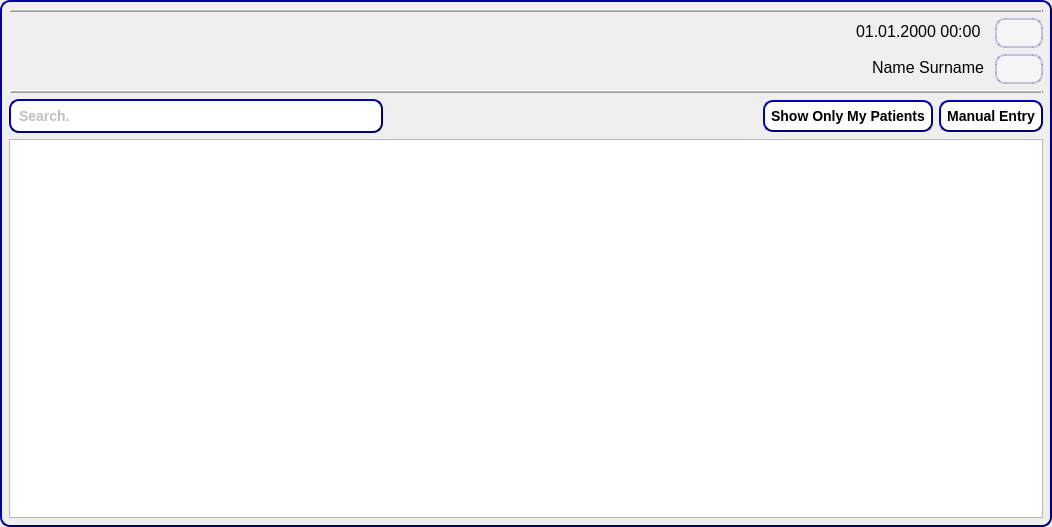
<?xml version="1.0" encoding="UTF-8"?>
<ui version="4.0">
 <class>MainWindow</class>
 <widget class="QMainWindow" name="MainWindow">
  <property name="geometry">
   <rect>
    <x>0</x>
    <y>0</y>
    <width>1052</width>
    <height>527</height>
   </rect>
  </property>
  <property name="minimumSize">
   <size>
    <width>96</width>
    <height>0</height>
   </size>
  </property>
  <property name="maximumSize">
   <size>
    <width>16777215</width>
    <height>16777215</height>
   </size>
  </property>
  <property name="cursor">
   <cursorShape>ArrowCursor</cursorShape>
  </property>
  <property name="windowTitle">
   <string>E-Triyaj</string>
  </property>
  <property name="windowIcon">
   <iconset>
    <normaloff>../logo/logo.png</normaloff>../logo/logo.png</iconset>
  </property>
  <property name="styleSheet">
   <string notr="true">#MainWindow
{

background-image: url(:);
background-repeat: no-repeat;
background-position: center;

    border-style: outset;
    border-width: 2px;
    border-radius: 10px;
    border-color: rgb(0, 0, 120);
    min-width: 5em;
    padding: 6px;
}</string>
  </property>
  <widget class="QWidget" name="centralwidget">
   <layout class="QGridLayout" name="gridLayout">
    <item row="0" column="0">
     <widget class="Line" name="line_2">
      <property name="styleSheet">
       <string notr="true">color: rgb(85, 85, 255);</string>
      </property>
      <property name="frameShadow">
       <enum>QFrame::Raised</enum>
      </property>
      <property name="lineWidth">
       <number>2</number>
      </property>
      <property name="midLineWidth">
       <number>1</number>
      </property>
      <property name="orientation">
       <enum>Qt::Horizontal</enum>
      </property>
     </widget>
    </item>
    <item row="1" column="0">
     <layout class="QHBoxLayout" name="headerHorizontalLayout">
      <item>
       <spacer name="horizontalSpacer_2">
        <property name="orientation">
         <enum>Qt::Horizontal</enum>
        </property>
        <property name="sizeType">
         <enum>QSizePolicy::Minimum</enum>
        </property>
        <property name="sizeHint" stdset="0">
         <size>
          <width>5</width>
          <height>20</height>
         </size>
        </property>
       </spacer>
      </item>
      <item>
       <widget class="QLabel" name="eTriageLogo">
        <property name="sizePolicy">
         <sizepolicy hsizetype="Preferred" vsizetype="Preferred">
          <horstretch>0</horstretch>
          <verstretch>0</verstretch>
         </sizepolicy>
        </property>
        <property name="maximumSize">
         <size>
          <width>341</width>
          <height>81</height>
         </size>
        </property>
        <property name="styleSheet">
         <string notr="true">background-color: transparent;</string>
        </property>
        <property name="text">
         <string/>
        </property>
        <property name="textFormat">
         <enum>Qt::AutoText</enum>
        </property>
        <property name="pixmap">
         <pixmap>../logo/e-triage.png</pixmap>
        </property>
        <property name="scaledContents">
         <bool>true</bool>
        </property>
        <property name="wordWrap">
         <bool>true</bool>
        </property>
       </widget>
      </item>
      <item>
       <spacer name="horizontalSpacer">
        <property name="orientation">
         <enum>Qt::Horizontal</enum>
        </property>
        <property name="sizeHint" stdset="0">
         <size>
          <width>40</width>
          <height>20</height>
         </size>
        </property>
       </spacer>
      </item>
      <item>
       <layout class="QVBoxLayout" name="verticalLayout">
        <item>
         <widget class="QDateTimeEdit" name="dateTimeEdit">
          <property name="enabled">
           <bool>false</bool>
          </property>
          <property name="sizePolicy">
           <sizepolicy hsizetype="Fixed" vsizetype="Fixed">
            <horstretch>0</horstretch>
            <verstretch>0</verstretch>
           </sizepolicy>
          </property>
          <property name="font">
           <font>
            <pointsize>12</pointsize>
           </font>
          </property>
          <property name="autoFillBackground">
           <bool>false</bool>
          </property>
          <property name="styleSheet">
           <string notr="true">background-color: qlineargradient(spread:pad, x1:0, y1:0, x2:1, y2:1, stop:0 rgba(0, 0, 0, 0), stop:1 rgba(255, 255, 255, 255));
color: rgb(0, 0, 0);</string>
          </property>
          <property name="frame">
           <bool>false</bool>
          </property>
          <property name="alignment">
           <set>Qt::AlignRight|Qt::AlignTrailing|Qt::AlignVCenter</set>
          </property>
          <property name="buttonSymbols">
           <enum>QAbstractSpinBox::NoButtons</enum>
          </property>
          <property name="keyboardTracking">
           <bool>false</bool>
          </property>
          <property name="displayFormat">
           <string>dd.MM.yyyy HH:mm</string>
          </property>
         </widget>
        </item>
        <item>
         <widget class="QLabel" name="nameSurname_label">
          <property name="font">
           <font>
            <pointsize>12</pointsize>
           </font>
          </property>
          <property name="text">
           <string>Name Surname</string>
          </property>
          <property name="alignment">
           <set>Qt::AlignRight|Qt::AlignTrailing|Qt::AlignVCenter</set>
          </property>
         </widget>
        </item>
       </layout>
      </item>
      <item>
       <spacer name="horizontalSpacer_3">
        <property name="orientation">
         <enum>Qt::Horizontal</enum>
        </property>
        <property name="sizeType">
         <enum>QSizePolicy::Minimum</enum>
        </property>
        <property name="sizeHint" stdset="0">
         <size>
          <width>5</width>
          <height>20</height>
         </size>
        </property>
       </spacer>
      </item>
      <item>
       <layout class="QVBoxLayout" name="verticalLayout_2">
        <item>
         <widget class="QPushButton" name="exitButton">
          <property name="toolTip">
           <string>Exit</string>
          </property>
          <property name="styleSheet">
           <string notr="true">#exitButton
{
    background-color:  rgb(255,255,255,100);
    border-style: outset;
    border-width: 2px;
    border-radius: 10px;
    border-color: rgb(0, 0, 120,50);
    min-width: 1em;
    padding: 6px;

}
QPushButton:pressed
 {
    background-color: rgb(0, 0, 150);
    border-style: inset;
}</string>
          </property>
          <property name="text">
           <string/>
          </property>
          <property name="icon">
           <iconset>
            <normalon>../logo/power-off.png</normalon>
           </iconset>
          </property>
         </widget>
        </item>
        <item>
         <widget class="QPushButton" name="logout_button">
          <property name="toolTip">
           <string>Log Out</string>
          </property>
          <property name="styleSheet">
           <string notr="true">#logout_button
{
    background-color:  rgb(255,255,255,100);
    border-style: outset;
    border-width: 2px;
    border-radius: 10px;
    border-color: rgb(0, 0, 120,50);
    min-width: 1em;
    padding: 6px;

}
QPushButton:pressed
 {
    background-color: rgb(0, 0, 150);
    border-style: inset;
}</string>
          </property>
          <property name="text">
           <string/>
          </property>
          <property name="icon">
           <iconset>
            <normaloff>../logo/log-out.png</normaloff>../logo/log-out.png</iconset>
          </property>
         </widget>
        </item>
       </layout>
      </item>
     </layout>
    </item>
    <item row="2" column="0">
     <widget class="Line" name="line">
      <property name="styleSheet">
       <string notr="true">color: rgb(85, 85, 255);</string>
      </property>
      <property name="frameShadow">
       <enum>QFrame::Raised</enum>
      </property>
      <property name="lineWidth">
       <number>2</number>
      </property>
      <property name="midLineWidth">
       <number>1</number>
      </property>
      <property name="orientation">
       <enum>Qt::Horizontal</enum>
      </property>
     </widget>
    </item>
    <item row="3" column="0">
     <layout class="QHBoxLayout" name="searchHorizontalLayout">
      <property name="sizeConstraint">
       <enum>QLayout::SetNoConstraint</enum>
      </property>
      <item>
       <widget class="QLineEdit" name="searchLineEdit">
        <property name="sizePolicy">
         <sizepolicy hsizetype="Expanding" vsizetype="Fixed">
          <horstretch>0</horstretch>
          <verstretch>0</verstretch>
         </sizepolicy>
        </property>
        <property name="minimumSize">
         <size>
          <width>186</width>
          <height>0</height>
         </size>
        </property>
        <property name="maximumSize">
         <size>
          <width>16777215</width>
          <height>16777215</height>
         </size>
        </property>
        <property name="styleSheet">
         <string notr="true">QLineEdit {
    background-color:  rgb(255,255,255);
    border-style: outset;
    border-width: 2px;
    border-radius: 10px;
    border-color: rgb(0, 0, 120);
    font: bold 14px;
	color: grey;
    min-width: 10em;
    padding: 6px;
}
QLineEdit::hasFocus
{
color:black;
}</string>
        </property>
        <property name="text">
         <string/>
        </property>
        <property name="placeholderText">
         <string>Search.</string>
        </property>
       </widget>
      </item>
      <item>
       <spacer name="horizontalSpacer_4">
        <property name="orientation">
         <enum>Qt::Horizontal</enum>
        </property>
        <property name="sizeHint" stdset="0">
         <size>
          <width>40</width>
          <height>20</height>
         </size>
        </property>
       </spacer>
      </item>
      <item>
       <widget class="QPushButton" name="onlyMyPatients_button">
        <property name="styleSheet">
         <string notr="true">QPushButton {
    background-color:  rgb(255,255,255);
    border-style: outset;
    border-width: 2px;
    border-radius: 10px;
    border-color: rgb(0, 0, 120);
    font: bold 14px;
	color: black;
    min-width: 10em;
    padding: 6px;
}
QPushButton:pressed {
    background-color: rgb(0, 0, 150);
    border-style: inset;
}</string>
        </property>
        <property name="text">
         <string>Show Only My Patients</string>
        </property>
       </widget>
      </item>
      <item alignment="Qt::AlignRight|Qt::AlignVCenter">
       <widget class="QPushButton" name="manualEntryButton">
        <property name="styleSheet">
         <string notr="true">QPushButton {
    background-color:  rgb(255,255,255);
    border-style: outset;
    border-width: 2px;
    border-radius: 10px;
    border-color: rgb(0, 0, 120);
    font: bold 14px;
	color: black;
    min-width: 10em;
    padding: 6px;
}
QPushButton:pressed {
    background-color: rgb(0, 0, 150);
    border-style: inset;
}</string>
        </property>
        <property name="text">
         <string>Manual Entry</string>
        </property>
       </widget>
      </item>
     </layout>
    </item>
    <item row="4" column="0">
     <widget class="QTableView" name="tableView">
      <property name="styleSheet">
       <string notr="true">QScrollBar::vertical {           
                            border: 1px solid #999999;
                           background:white;
                            width:10px;    
                            margin: 0px 0px 0px 0px;
    border-style: outset;
    border-width: 2px;
    border-radius: 10px;
    border-color: rgb(0, 0, 120);   
    padding: 6px;
                        }
                       QScrollBar::handle:vertical {
                            background: qlineargradient(x1:0, y1:0, x2:1, y2:0,
                            stop: 0 rgb(0,0,120), stop: 0.5 rgb(0,0,120), stop:1 rgb(50,50,120));
                            min-height: 0px;
                        }
                        QScrollBar::add-line:vertical {
                           background: qlineargradient(x1:0, y1:0, x2:1, y2:0,
                            stop: 0 rgb(0,0,120), stop: 0.5 rgb(0,0,120),  stop:1 rgb(50,50,120));
                            height: 0px;
                          subcontrol-position: bottom;
                            subcontrol-origin: margin;
                        }
                        QScrollBar::sub-line:vertical {
                            background: qlineargradient(x1:0, y1:0, x2:1, y2:0,
                            stop: 0  rgb(0,0,120), stop: 0.5 rgb(0,0,120),  stop:1 rgb(50,50,120));
                            height: 0 px;
                          subcontrol-position: top;
                            subcontrol-origin: margin;
                        }
QScrollBar::horizontal {           
                            border: 1px solid #999999;
                           background:white;
                            width:10px;    
                            margin: 0px 0px 0px 0px;
    border-style: outset;
    border-width: 2px;
    border-radius: 10px;
    border-color: rgb(0, 0, 120);   
    padding: 6px;
                        }
                       QScrollBar::handle:horizontal {
                            background: qlineargradient(x1:0, y1:0, x2:1, y2:0,
                            stop: 0 rgb(0,0,120), stop: 0.5 rgb(0,0,120), stop:1 rgb(50,50,120));
                            min-height: 0px;
                        }
                        QScrollBar::add-line:horizontal {
                           background: qlineargradient(x1:0, y1:0, x2:1, y2:0,
                            stop: 0 rgb(0,0,120), stop: 0.5 rgb(0,0,120),  stop:1 rgb(50,50,120));
                            height: 0px;
                          subcontrol-position: bottom;
                            subcontrol-origin: margin;
                        }
                        QScrollBar::sub-line:horizontal {
                            background: qlineargradient(x1:0, y1:0, x2:1, y2:0,
                            stop: 0  rgb(0,0,120), stop: 0.5 rgb(0,0,120),  stop:1 rgb(50,50,120));
                            height: 0 px;
                          subcontrol-position: top;
                            subcontrol-origin: margin;
                        }</string>
      </property>
      <property name="verticalScrollBarPolicy">
       <enum>Qt::ScrollBarAsNeeded</enum>
      </property>
      <property name="horizontalScrollBarPolicy">
       <enum>Qt::ScrollBarAsNeeded</enum>
      </property>
      <property name="sizeAdjustPolicy">
       <enum>QAbstractScrollArea::AdjustToContents</enum>
      </property>
      <property name="showDropIndicator" stdset="0">
       <bool>false</bool>
      </property>
      <property name="dragDropOverwriteMode">
       <bool>false</bool>
      </property>
      <property name="verticalScrollMode">
       <enum>QAbstractItemView::ScrollPerPixel</enum>
      </property>
      <property name="horizontalScrollMode">
       <enum>QAbstractItemView::ScrollPerPixel</enum>
      </property>
      <property name="gridStyle">
       <enum>Qt::SolidLine</enum>
      </property>
      <property name="sortingEnabled">
       <bool>true</bool>
      </property>
      <property name="cornerButtonEnabled">
       <bool>false</bool>
      </property>
      <attribute name="horizontalHeaderCascadingSectionResizes">
       <bool>false</bool>
      </attribute>
      <attribute name="verticalHeaderShowSortIndicator" stdset="0">
       <bool>true</bool>
      </attribute>
     </widget>
    </item>
   </layout>
  </widget>
  <action name="actionSave">
   <property name="text">
    <string>Save Table</string>
   </property>
  </action>
 </widget>
 <resources/>
 <connections/>
</ui>
